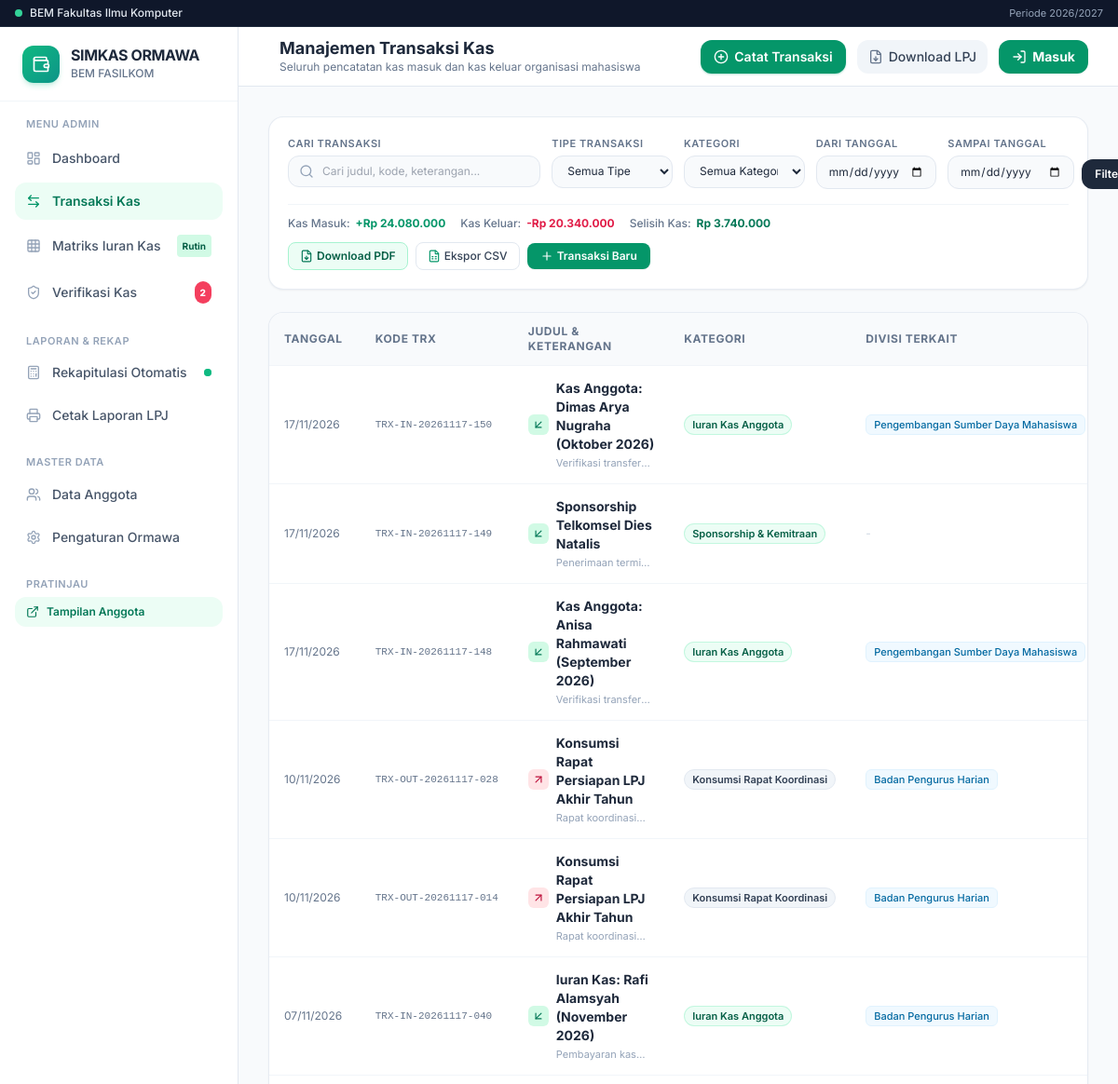
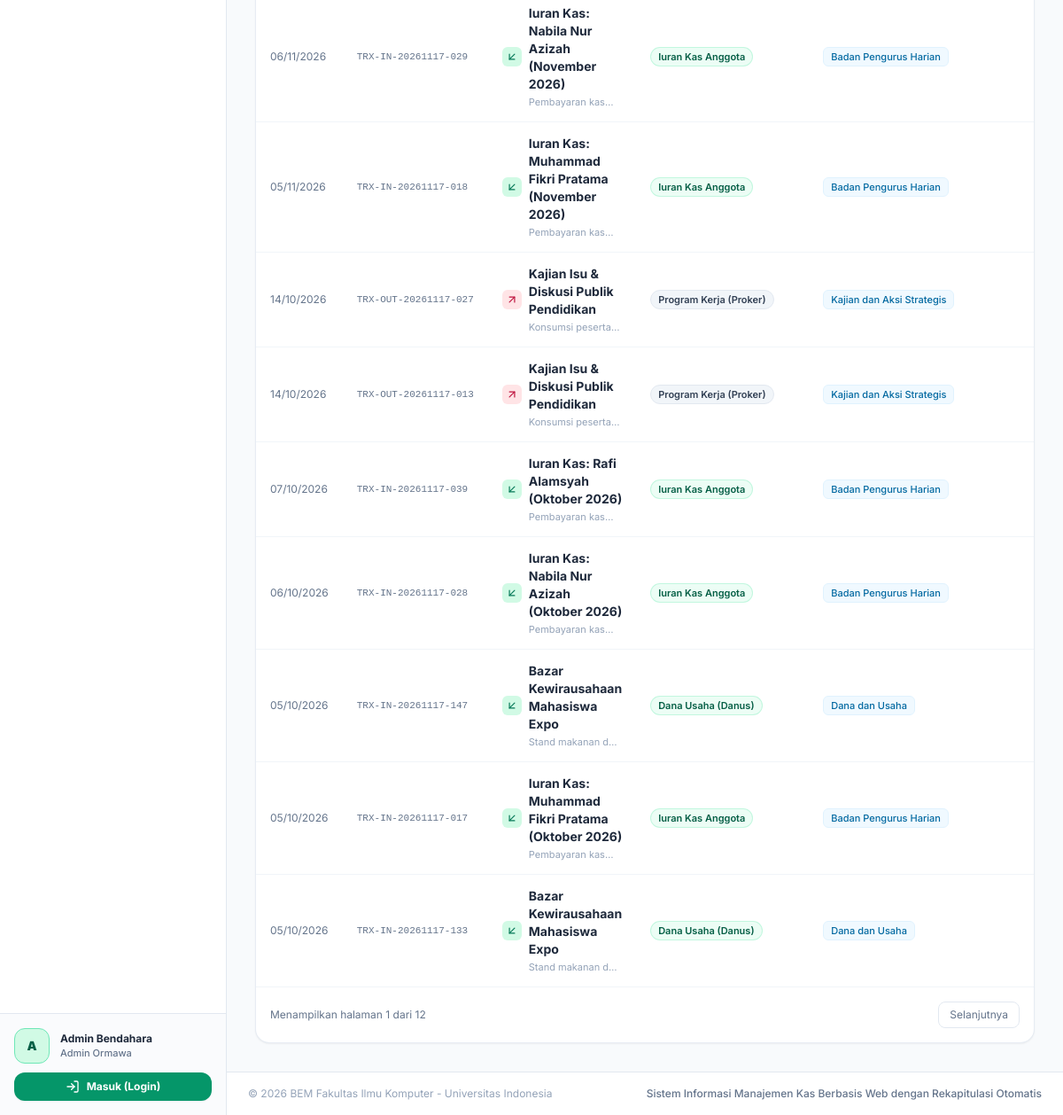
The page /transaksi/ on the database as committed earlier (2 pictures, top to bottom).
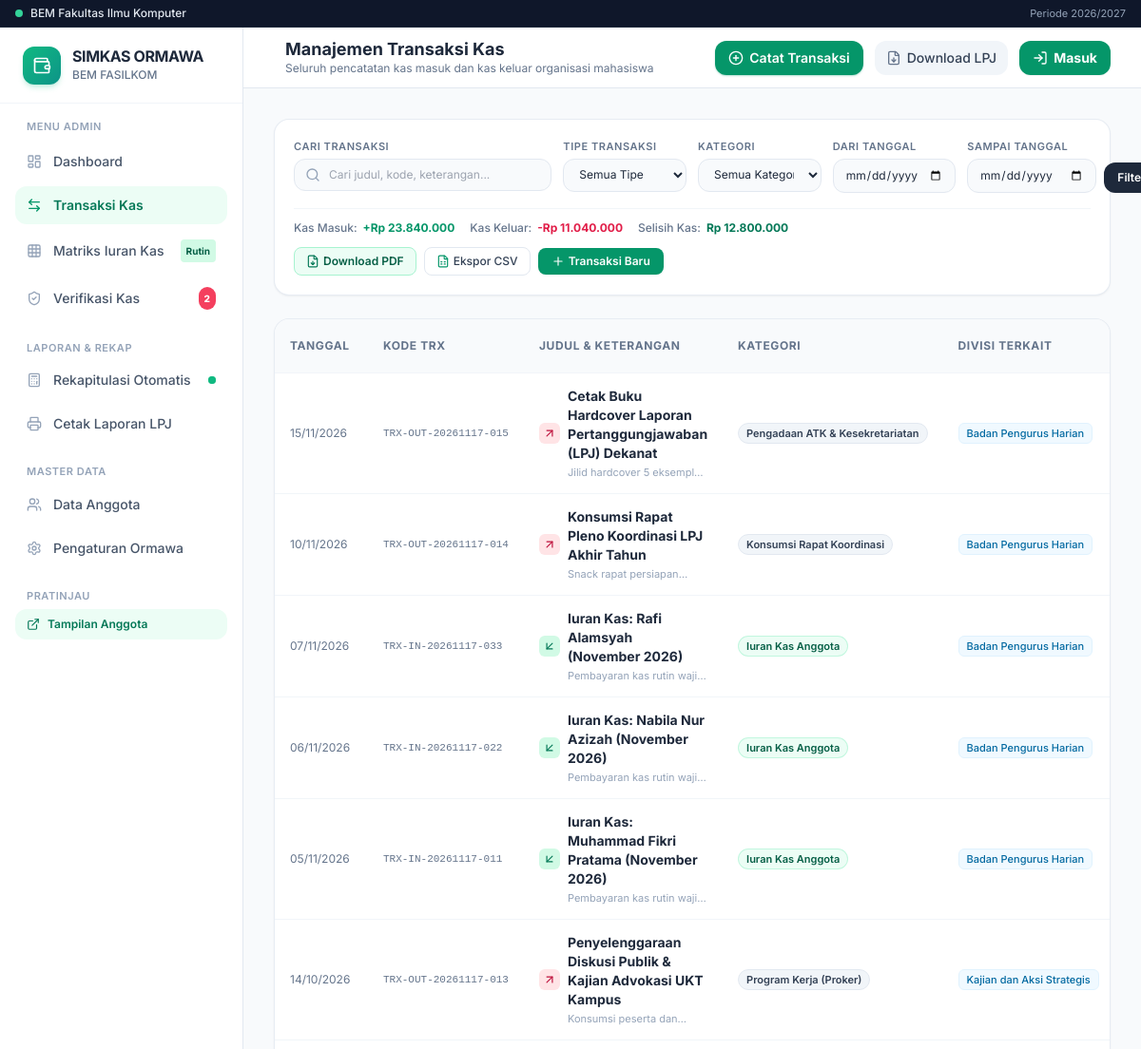
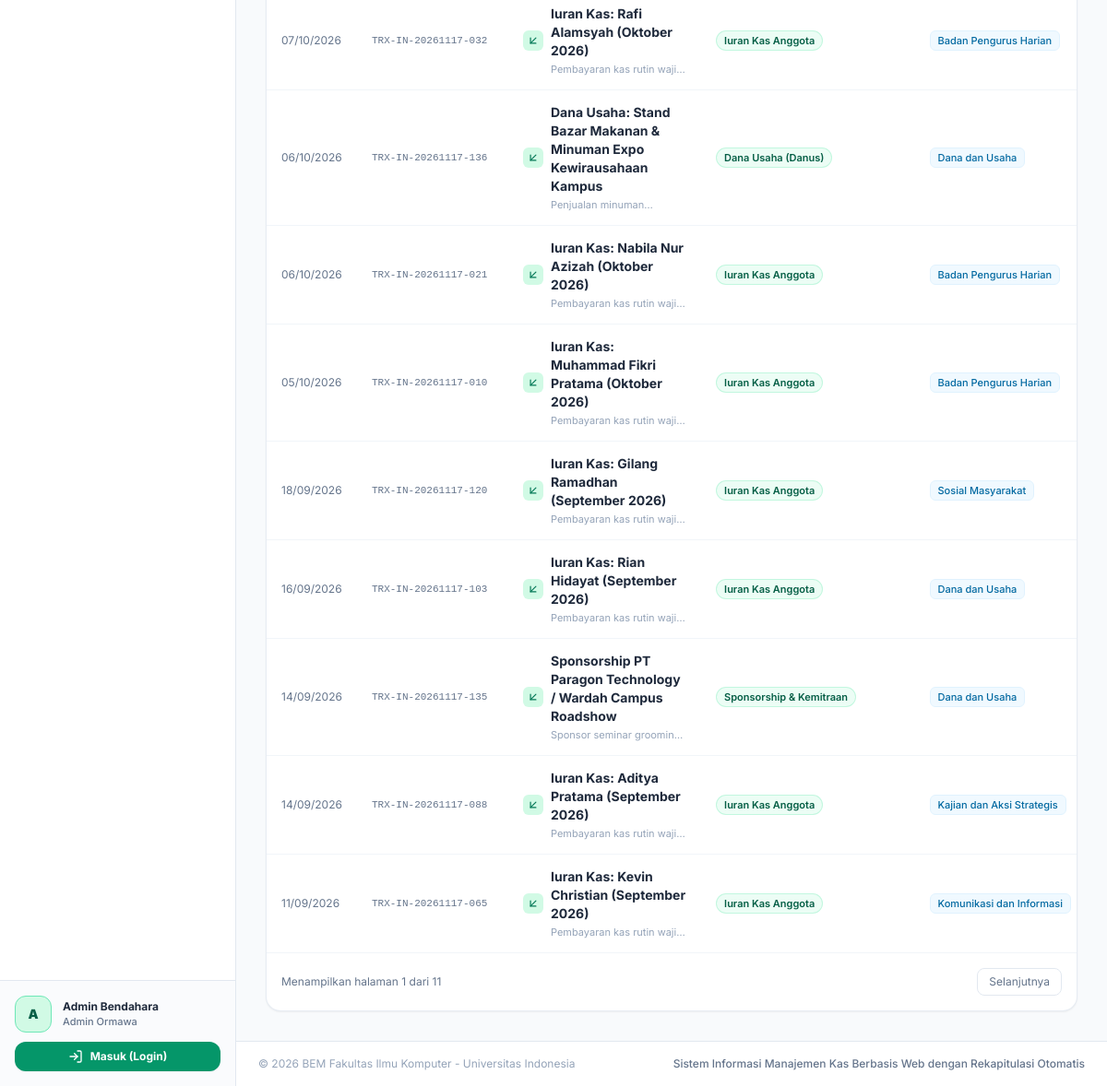
The same page on the database as committed later (2 pictures, top to bottom).
### kas_app/models.py (models this page shows, shortened)
class Transaksi(models.Model):
    JENIS_CHOICES = [
        ('masuk', 'Pemasukan'),
        ('keluar', 'Pengeluaran'),
    ]
    kode_transaksi = models.CharField(max_length=50, unique=True)
    tanggal = models.DateField(default=timezone.now)
    jenis = models.CharField(max_length=10, choices=JENIS_CHOICES)
    kategori = models.ForeignKey(KategoriTransaksi, on_delete=models.PROTECT, related_name='transaksi_list')
    nominal = models.DecimalField(max_digits=15, decimal_places=2)
    judul = models.CharField(max_length=200)
    keterangan = models.TextField(blank=True, default='')
    bukti_transaksi = models.FileField(upload_to='bukti_transaksi/', blank=True, null=True)
    divisi_terkait = models.ForeignKey(Divisi, on_delete=models.SET_NULL, null=True, blank=True, related_name='transaksi_terkait')
    dicatat_oleh = models.ForeignKey(User, on_delete=models.SET_NULL, null=True, blank=True)
    created_at = models.DateTimeField(auto_now_add=True)
    updated_at = models.DateTimeField(auto_now=True)
    class Meta:
        verbose_name = 'Transaksi Kas'
        verbose_name_plural = 'Riwayat Transaksi Kas'
        ordering = ['-tanggal', '-created_at']

class KategoriTransaksi(models.Model):
    JENIS_CHOICES = [
        ('masuk', 'Pemasukan (Kas Masuk)'),
        ('keluar', 'Pengeluaran (Kas Keluar)'),
    ]
    nama = models.CharField(max_length=100)
    jenis = models.CharField(max_length=10, choices=JENIS_CHOICES)
    kode = models.CharField(max_length=20, blank=True, default='')
    deskripsi = models.TextField(blank=True, default='')
    is_iuran_kas = models.BooleanField(default=False, help_text="Tandai jika kategori ini untuk iuran kas rutin anggota")
    class Meta:
        verbose_name = 'Kategori Transaksi'
        verbose_name_plural = 'Kategori Transaksi'
        ordering = ['jenis', 'nama']

class Divisi(models.Model):
    kode = models.CharField(max_length=20, unique=True)
    nama = models.CharField(max_length=100)
    keterangan = models.TextField(blank=True, default='')
    class Meta:
        verbose_name = 'Divisi / Departemen'
        verbose_name_plural = 'Divisi / Departemen'
        ordering = ['nama']

### kas_app/views.py (the view)
# urls.py: path('transaksi/', views.transaksi_list_view, name='transaksi_list'),
def transaksi_list_view(request):
    transaksi_qs = Transaksi.objects.select_related('kategori', 'divisi_terkait', 'dicatat_oleh').all()
    search = request.GET.get('search', '').strip()
    jenis = request.GET.get('jenis', '').strip()
    kategori_id = request.GET.get('kategori', '').strip()
    tanggal_mulai = request.GET.get('tanggal_mulai', '').strip()
    tanggal_selesai = request.GET.get('tanggal_selesai', '').strip()
    if search:
        transaksi_qs = transaksi_qs.filter(
            Q(judul__icontains=search) |
            Q(keterangan__icontains=search) |
            Q(kode_transaksi__icontains=search)
        )
    if jenis in ['masuk', 'keluar']:
        transaksi_qs = transaksi_qs.filter(jenis=jenis)
    if kategori_id:
        transaksi_qs = transaksi_qs.filter(kategori_id=kategori_id)
    if tanggal_mulai:
        transaksi_qs = transaksi_qs.filter(tanggal__gte=tanggal_mulai)
    if tanggal_selesai:
        transaksi_qs = transaksi_qs.filter(tanggal__lte=tanggal_selesai)
    total_masuk_filtered = transaksi_qs.filter(jenis='masuk').aggregate(Sum('nominal'))['nominal__sum'] or Decimal('0')
    total_keluar_filtered = transaksi_qs.filter(jenis='keluar').aggregate(Sum('nominal'))['nominal__sum'] or Decimal('0')
    selisih_filtered = total_masuk_filtered - total_keluar_filtered
    paginator = Paginator(transaksi_qs, 15)
    page_number = request.GET.get('page')
    page_obj = paginator.get_page(page_number)
    kategori_list = KategoriTransaksi.objects.all()
    divisi_list = Divisi.objects.all()
    context = {
        'page_obj': page_obj,
        'kategori_list': kategori_list,
        'divisi_list': divisi_list,
        'total_masuk_filtered': total_masuk_filtered,
        'total_keluar_filtered': total_keluar_filtered,
        'selisih_filtered': selisih_filtered,
        'search': search,
        'jenis': jenis,
        'kategori_id': kategori_id,
        'tanggal_mulai': tanggal_mulai,
        'tanggal_selesai': tanggal_selesai,
    }
    return render(request, 'kas_app/transaksi_list.html', context)

### kas_app/context_processors.py (called while the page is built, shortened)
def profil_organisasi_processor(request):
    profil = ProfilOrganisasi.objects.first()
    is_bendahara = True
    is_anggota = False
    user_anggota = None
    pending_pengajuan_count = PengajuanIuran.objects.filter(status='menunggu').count() if is_bendahara else 0
    kategori_operasional = KategoriTransaksi.objects.filter(is_iuran_kas=False)
    divisi_all = Divisi.objects.all()
    return {
        'profil_organisasi': profil,
        'app_title': 'SIMKAS ORMAWA',
        'app_subtitle': 'Sistem Informasi Manajemen Kas Organisasi Kemahasiswaan Berbasis Web dengan Fitur Rekapitulasi Otomatis',
        'is_bendahara': is_bendahara,
        'is_anggota': is_anggota,
        'user_anggota': user_anggota,
        'pending_pengajuan_count': pending_pengajuan_count,
        'kategori_operasional': kategori_operasional,
        'divisi_all': divisi_all,
    }

### kas_app/templatetags/kas_tags.py (called while the page is built)
@register.filter(name='rupiah')
def rupiah(val):
    if val is None or val == '':
        return 'Rp 0'
    try:
        val = Decimal(str(val))
        formatted = f"{val:,.0f}".replace(',', '.')
        return f"Rp {formatted}"
    except (ValueError, TypeError):
        return f"Rp {val}"

### templates/kas_app/transaksi_list.html (shortened to what the changed rows need)
{% extends 'base.html' %}
{% load kas_tags %}
{% block header_title %}Manajemen Transaksi Kas{% endblock %}
{% block content %}
<div class="space-y-6">
    <div class="bg-white rounded-2xl p-5 border border-slate-200/80 shadow-sm space-y-4">
        <div class="pt-3 border-t border-slate-100 flex flex-wrap items-center justify-between gap-3 text-xs">
            <div class="flex flex-wrap items-center gap-4">
                <div class="flex items-center space-x-1.5">
                    <span class="text-slate-500 font-medium">Kas Masuk:</span>
                    <span class="font-bold text-emerald-600">+{{ total_masuk_filtered|rupiah }}</span>
                </div>
                <div class="flex items-center space-x-1.5">
                    <span class="text-slate-500 font-medium">Kas Keluar:</span>
                    <span class="font-bold text-rose-600">-{{ total_keluar_filtered|rupiah }}</span>
                </div>
                <div class="flex items-center space-x-1.5">
                    <span class="text-slate-500 font-medium">Selisih Kas:</span>
                    <span class="font-bold {% if selisih_filtered >= 0 %}text-emerald-700{% else %}text-rose-700{% endif %}">
                        {{ selisih_filtered|rupiah }}
                    </span>
                </div>
            </div>
        </div>
    </div>
    <div class="bg-white rounded-2xl border border-slate-200/80 shadow-sm overflow-hidden">
        <div class="overflow-x-auto">
            <table class="w-full text-left text-xs">
                <thead class="bg-slate-50 text-slate-500 font-semibold uppercase tracking-wider border-b border-slate-100">
                    <tr>
                        <th class="py-3 px-4">Tanggal</th>
                        <th class="py-3 px-4">Kode TRX</th>
                        <th class="py-3 px-4">Judul & Keterangan</th>
                        <th class="py-3 px-4">Kategori</th>
                        <th class="py-3 px-4">Divisi Terkait</th>
                    </tr>
                </thead>
                <tbody class="divide-y divide-slate-100 text-slate-700">
                    {% for trx in page_obj %}
                    <tr class="hover:bg-slate-50/70 transition-colors">
                        <td class="py-3.5 px-4 whitespace-nowrap text-slate-500">
                            {{ trx.tanggal|date:"d/m/Y" }}
                        </td>
                        <td class="py-3.5 px-4 whitespace-nowrap font-mono text-[11px] text-slate-500">
                            {{ trx.kode_transaksi }}
                        </td>
                        <td class="py-3.5 px-4">
                            <div class="flex items-center space-x-2">
                                <span class="p-1 rounded-md shrink-0 {% if trx.jenis == 'masuk' %}bg-emerald-100 text-emerald-700{% else %}bg-rose-100 text-rose-700{% endif %}">
                                    <i data-lucide="{% if trx.jenis == 'masuk' %}arrow-down-left{% else %}arrow-up-right{% endif %}" class="w-3.5 h-3.5"></i>
                                </span>
                                <div>
                                    <p class="font-bold text-slate-800 text-sm">{{ trx.judul }}</p>
                                    {% if trx.keterangan %}
                                    <p class="text-[11px] text-slate-400 mt-0.5 line-clamp-1">{{ trx.keterangan }}</p>
                                    {% endif %}
                                </div>
                            </div>
                        </td>
                        <td class="py-3.5 px-4 whitespace-nowrap">
                            <span class="inline-flex items-center px-2 py-0.5 rounded-full text-[11px] font-semibold {% if trx.jenis == 'masuk' %}bg-emerald-50 text-emerald-800 border border-emerald-200/60{% else %}bg-slate-100 text-slate-700 border border-slate-200{% endif %}">
                                {{ trx.kategori.nama }}
                            </span>
                        </td>
                        <td class="py-3.5 px-4 whitespace-nowrap">
                            {% if trx.divisi_terkait %}
                            <span class="inline-flex items-center px-2 py-0.5 rounded-md text-[11px] font-medium bg-sky-50 text-sky-700 border border-sky-100">
                                {{ trx.divisi_terkait.nama }}
                            </span>
                            {% else %}
                            <span class="text-slate-300">-</span>
                            {% endif %}
                        </td>
                    </tr>
                    {% endfor %}
                </tbody>
            </table>
        </div>
        {% if page_obj.has_other_pages %}
        <div class="p-4 border-t border-slate-100 flex items-center justify-between text-xs text-slate-500">
            <span>Menampilkan halaman {{ page_obj.number }} dari {{ page_obj.paginator.num_pages }}</span>
            <div class="flex items-center space-x-1">
                {% if page_obj.has_next %}
                <a href="?page={{ page_obj.next_page_number }}" class="px-3 py-1.5 rounded-lg border border-slate-200 hover:bg-slate-50">Selanjutnya</a>
                {% endif %}
            </div>
        </div>
        {% endif %}
    </div>
</div>
{% endblock %}

Rows that differ between the two databases and show on the page:
removed Transaksi: tanggal "17/11/2026", kode_transaksi "TRX-IN-20261117-150", judul "Kas Anggota: Dimas Arya Nugraha (Oktober 2026)", keterangan "Verifikasi…", kategori.nama "Iuran Kas Anggota", divisi_terkait.nama "Pengembangan Sumber Daya Mahasiswa"
removed Transaksi: tanggal "17/11/2026", kode_transaksi "TRX-IN-20261117-149", judul "Sponsorship Telkomsel Dies Natalis", keterangan "Penerimaan termin…", kategori.nama "Sponsorship & Kemitraan"
removed Transaksi: tanggal "17/11/2026", kode_transaksi "TRX-IN-20261117-148", judul "Kas Anggota: Anisa Rahmawati (September 2026)", keterangan "Verifikasi…", kategori.nama "Iuran Kas Anggota", divisi_terkait.nama "Pengembangan Sumber Daya Mahasiswa"
removed Transaksi: tanggal "10/11/2026", kode_transaksi "TRX-OUT-20261117-028", judul "Konsumsi Rapat Persiapan LPJ Akhir Tahun", keterangan "Rapat…", kategori.nama "Konsumsi Rapat Koordinasi", divisi_terkait.nama "Badan Pengurus Harian", jenis "keluar" (drawn)
removed Transaksi: tanggal "10/11/2026", kode_transaksi "TRX-OUT-20261117-014", judul "Konsumsi Rapat Persiapan LPJ Akhir Tahun", keterangan "Rapat…", kategori.nama "Konsumsi Rapat Koordinasi", divisi_terkait.nama "Badan Pengurus Harian", jenis "keluar" (drawn)
removed Transaksi: tanggal "07/11/2026", kode_transaksi "TRX-IN-20261117-040", judul "Iuran Kas: Rafi Alamsyah (November 2026)", keterangan "Pembayaran…", kategori.nama "Iuran Kas Anggota", divisi_terkait.nama "Badan Pengurus Harian"
removed Transaksi: tanggal "06/11/2026", kode_transaksi "TRX-IN-20261117-029", judul "Iuran Kas: Nabila Nur Azizah (November 2026)", keterangan "Pembayaran…", kategori.nama "Iuran Kas Anggota", divisi_terkait.nama "Badan Pengurus Harian"
removed Transaksi: tanggal "05/11/2026", kode_transaksi "TRX-IN-20261117-018", judul "Iuran Kas: Muhammad Fikri Pratama (November 2026)", keterangan "Pembayaran…", kategori.nama "Iuran Kas Anggota", divisi_terkait.nama "Badan Pengurus Harian"
removed Transaksi: tanggal "14/10/2026", kode_transaksi "TRX-OUT-20261117-027", judul "Kajian Isu & Diskusi Publik Pendidikan", keterangan "Konsumsi…", kategori.nama "Program Kerja (Proker)", divisi_terkait.nama "Kajian dan Aksi Strategis", jenis "keluar" (drawn)
removed Transaksi: tanggal "14/10/2026", kode_transaksi "TRX-OUT-20261117-013", judul "Kajian Isu & Diskusi Publik Pendidikan", keterangan "Konsumsi…", kategori.nama "Program Kerja (Proker)", divisi_terkait.nama "Kajian dan Aksi Strategis", jenis "keluar" (drawn)
removed Transaksi: tanggal "07/10/2026", kode_transaksi "TRX-IN-20261117-039", judul "Iuran Kas: Rafi Alamsyah (Oktober 2026)", keterangan "Pembayaran…", kategori.nama "Iuran Kas Anggota", divisi_terkait.nama "Badan Pengurus Harian"
removed Transaksi: tanggal "06/10/2026", kode_transaksi "TRX-IN-20261117-028", judul "Iuran Kas: Nabila Nur Azizah (Oktober 2026)", keterangan "Pembayaran…", kategori.nama "Iuran Kas Anggota", divisi_terkait.nama "Badan Pengurus Harian"
removed Transaksi: tanggal "05/10/2026", kode_transaksi "TRX-IN-20261117-147", judul "Bazar Kewirausahaan Mahasiswa Expo", keterangan "Stand makanan…", kategori.nama "Dana Usaha (Danus)", divisi_terkait.nama "Dana dan Usaha"
removed Transaksi: tanggal "05/10/2026", kode_transaksi "TRX-IN-20261117-017", judul "Iuran Kas: Muhammad Fikri Pratama (Oktober 2026)", keterangan "Pembayaran…", kategori.nama "Iuran Kas Anggota", divisi_terkait.nama "Badan Pengurus Harian"
removed Transaksi: tanggal "05/10/2026", kode_transaksi "TRX-IN-20261117-133", judul "Bazar Kewirausahaan Mahasiswa Expo", keterangan "Stand makanan…", kategori.nama "Dana Usaha (Danus)", divisi_terkait.nama "Dana dan Usaha"
added Transaksi: tanggal "15/11/2026", kode_transaksi "TRX-OUT-20261117-015", judul "Cetak Buku Hardcover Laporan Pertanggungjawaban (LPJ) Dekanat", keterangan "Jilid hardcover 5…", kategori.nama "Pengadaan ATK & Kesekretariatan", divisi_terkait.nama "Badan Pengurus Harian", jenis "keluar" (drawn)
added Transaksi: tanggal "10/11/2026", kode_transaksi "TRX-OUT-20261117-014", judul "Konsumsi Rapat Pleno Koordinasi LPJ Akhir Tahun", keterangan "Snack rapat…", kategori.nama "Konsumsi Rapat Koordinasi", divisi_terkait.nama "Badan Pengurus Harian", jenis "keluar" (drawn)
added Transaksi: tanggal "07/11/2026", kode_transaksi "TRX-IN-20261117-033", judul "Iuran Kas: Rafi Alamsyah (November 2026)", keterangan "Pembayaran kas rutin…", kategori.nama "Iuran Kas Anggota", divisi_terkait.nama "Badan Pengurus Harian"
added Transaksi: tanggal "06/11/2026", kode_transaksi "TRX-IN-20261117-022", judul "Iuran Kas: Nabila Nur Azizah (November 2026)", keterangan "Pembayaran kas rutin…", kategori.nama "Iuran Kas Anggota", divisi_terkait.nama "Badan Pengurus Harian"
added Transaksi: tanggal "05/11/2026", kode_transaksi "TRX-IN-20261117-011", judul "Iuran Kas: Muhammad Fikri Pratama (November 2026)", keterangan "Pembayaran kas rutin…", kategori.nama "Iuran Kas Anggota", divisi_terkait.nama "Badan Pengurus Harian"
added Transaksi: tanggal "14/10/2026", kode_transaksi "TRX-OUT-20261117-013", judul "Penyelenggaraan Diskusi Publik & Kajian Advokasi UKT Kampus", keterangan "Konsumsi peserta…", kategori.nama "Program Kerja (Proker)", divisi_terkait.nama "Kajian dan Aksi Strategis", jenis "keluar" (drawn)
added Transaksi: tanggal "07/10/2026", kode_transaksi "TRX-IN-20261117-032", judul "Iuran Kas: Rafi Alamsyah (Oktober 2026)", keterangan "Pembayaran kas rutin…", kategori.nama "Iuran Kas Anggota", divisi_terkait.nama "Badan Pengurus Harian"
added Transaksi: tanggal "06/10/2026", kode_transaksi "TRX-IN-20261117-136", judul "Dana Usaha: Stand Bazar Makanan & Minuman Expo Kewirausahaan Kampus", keterangan "Penjualan…", kategori.nama "Dana Usaha (Danus)", divisi_terkait.nama "Dana dan Usaha"
added Transaksi: tanggal "06/10/2026", kode_transaksi "TRX-IN-20261117-021", judul "Iuran Kas: Nabila Nur Azizah (Oktober 2026)", keterangan "Pembayaran kas rutin…", kategori.nama "Iuran Kas Anggota", divisi_terkait.nama "Badan Pengurus Harian"
added Transaksi: tanggal "05/10/2026", kode_transaksi "TRX-IN-20261117-010", judul "Iuran Kas: Muhammad Fikri Pratama (Oktober 2026)", keterangan "Pembayaran kas rutin…", kategori.nama "Iuran Kas Anggota", divisi_terkait.nama "Badan Pengurus Harian"
added Transaksi: tanggal "18/09/2026", kode_transaksi "TRX-IN-20261117-120", judul "Iuran Kas: Gilang Ramadhan (September 2026)", keterangan "Pembayaran kas rutin…", kategori.nama "Iuran Kas Anggota", divisi_terkait.nama "Sosial Masyarakat"
added Transaksi: tanggal "16/09/2026", kode_transaksi "TRX-IN-20261117-103", judul "Iuran Kas: Rian Hidayat (September 2026)", keterangan "Pembayaran kas rutin…", kategori.nama "Iuran Kas Anggota", divisi_terkait.nama "Dana dan Usaha"
added Transaksi: tanggal "14/09/2026", kode_transaksi "TRX-IN-20261117-135", judul "Sponsorship PT Paragon Technology / Wardah Campus Roadshow", keterangan "Sponsor seminar…", kategori.nama "Sponsorship & Kemitraan", divisi_terkait.nama "Dana dan Usaha"
added Transaksi: tanggal "14/09/2026", kode_transaksi "TRX-IN-20261117-088", judul "Iuran Kas: Aditya Pratama (September 2026)", keterangan "Pembayaran kas rutin…", kategori.nama "Iuran Kas Anggota", divisi_terkait.nama "Kajian dan Aksi Strategis"
added Transaksi: tanggal "11/09/2026", kode_transaksi "TRX-IN-20261117-065", judul "Iuran Kas: Kevin Christian (September 2026)", keterangan "Pembayaran kas rutin…", kategori.nama "Iuran Kas Anggota", divisi_terkait.nama "Komunikasi dan Informasi"
Other text that changed with them:
{{ total_masuk_filtered|rupiah }}: "Rp 24.080.000" → "Rp 23.840.000"
{{ total_keluar_filtered|rupiah }}: "Rp 20.340.000" → "Rp 11.040.000"
{{ selisih_filtered|rupiah }}: "Rp 3.740.000" → "Rp 12.800.000"
{{ page_obj.paginator.num_pages }}: "12" → "11"
